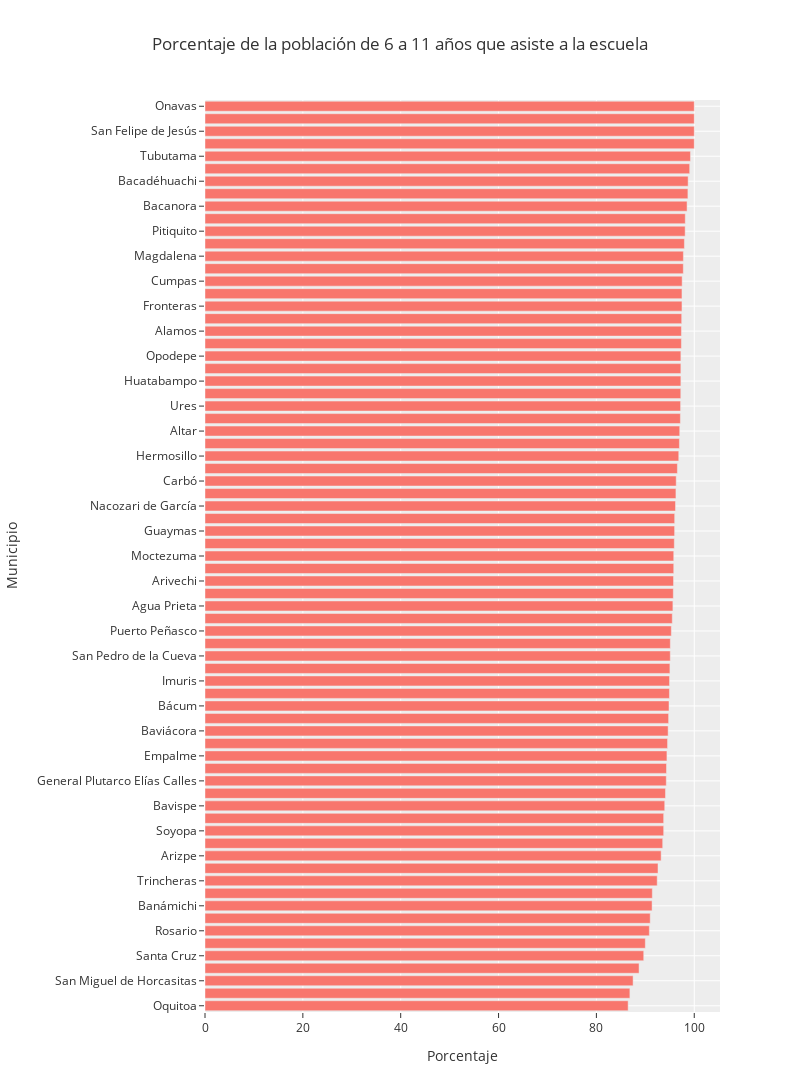

The code cell stored with this chart in its notebook:
### Code cell
fig = px.bar(dff, x="2020", y="desc_municipio", orientation='h', width=800, height=1280, template='ggplot2',
                labels={'desc_municipio':'Municipio',
                '2020': 'Porcentaje'},
                title='Porcentaje de la población de 6 a 11 años que asiste a la escuela')
fig.show()

### Figure 1 — Plotly figure (JSON) as saved in the notebook; plotly's stock layout.template omitted (floating-point values rounded to 4 significant figures)
{"data": [{"alignmentgroup": "True", "hovertemplate": "Porcentaje=%{x}<br>Municipio=%{y}<extra></extra>", "legendgroup": "", "marker": {"color": "#F8766D", "pattern": {"shape": ""}}, "name": "", "offsetgroup": "", "orientation": "h", "showlegend": false, "textposition": "auto", "type": "bar", "x": [86.49, 86.84, 87.5, 88.72, 89.67, 90, 90.82, 91, 91.38, 91.43, 92.42, 92.59, 93.23, 93.55, 93.75, 93.75, 93.97, 94.12, 94.28, 94.33, 94.42, 94.55, 94.66, 94.76, 94.84, 94.93, 94.95, 95.03, 95.1, 95.11, 95.32, 95.51, 95.63, 95.72, 95.76, 95.81, 95.81, 95.92, 95.98, 96, 96.17, 96.26, 96.31, 96.55, 96.83, 96.97, 97.03, 97.17, 97.21, 97.25, 97.26, 97.26, 97.27, 97.37, 97.38, 97.44, 97.49, 97.49, 97.53, 97.76, 97.78, 97.99, 98.14, 98.17, 98.53, 98.7, 98.75, 99.07, 99.22, 100, 100, 100, 100], "xaxis": "x", "y": ["Oquitoa", "Villa Hidalgo", "San Miguel de Horcasitas", "Yécora", "Santa Cruz", "La Colorada", "Rosario", "Granados", "Banámichi", "Cucurpe", "Trincheras", "Bacoachi", "Arizpe", "Rayón", "Soyopa", "Tepache", "Bavispe", "Mazatán", "General Plutarco Elías Calles", "Quiriego", "Empalme", "Atil", "Baviácora", "San Luis Río Colorado", "Bácum", "Santa Ana", "Imuris", "San Ignacio Río Muerto", "San Pedro de la Cueva", "Naco", "Puerto Peñasco", "Benjamín Hill", "Agua Prieta", "Caborca", "Arivechi", "Benito Juárez", "Moctezuma", "Nogales", "Guaymas", "Suaqui Grande", "Nacozari de García", "Estatal", "Carbó", "Cajeme", "Hermosillo", "Huachinera", "Altar", "Etchojoa", "Ures", "Navojoa", "Huatabampo", "Cananea", "Opodepe", "Villa Pesqueira", "Alamos", "San Javier", "Fronteras", "Aconchi", "Cumpas", "Nácori Chico", "Magdalena", "Sahuaripa", "Pitiquito", "Sáric", "Bacanora", "Huépac", "Bacadéhuachi", "Bacerac", "Tubutama", "Divisaderos", "San Felipe de Jesús", "Huásabas", "Onavas"], "yaxis": "y"}], "layout": {"barmode": "relative", "height": 1280, "legend": {"tracegroupgap": 0}, "title": {"text": "Porcentaje de la población de 6 a 11 años que asiste a la escuela"}, "width": 800, "xaxis": {"anchor": "y", "domain": [0, 1], "title": {"text": "Porcentaje"}}, "yaxis": {"anchor": "x", "domain": [0, 1], "title": {"text": "Municipio"}}}}
